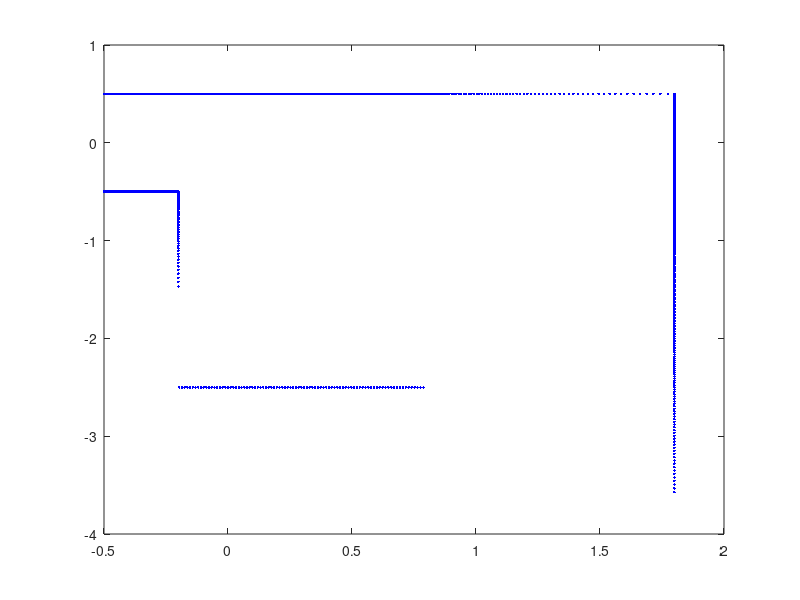

Write MATLAB code to recreate this figure. (Note: this script raises an error after producing the figure.)
%This is the first attempt at writing an icp algorithm using icp_1
%It takes the approach of 

clear all
close all
clc
load newdata.mat

%full map
map = [];

est_x = [0;0];
est_dx = [];
est_theta = 0;
est_dtheta = 0;

%minimum turn, this is the error for sensing if the robot is actually
%turning or not.  I know that the robot currently turns at 45 degrees per
%second, so anything less the that should be noted.
error_dtheta = deg2rad(3);

for nScan = 55:2:size(LidarScan,1)
    
    theta = LidarPose(nScan,3);
    a = LidarAngles;
    z = LidarScan(nScan, :);

    %  Remove out of range measurements
    I = (z >= LidarRange);
    a(I) = [];
    z(I) = [];

    [x,y] = pol2cart(a,z);

    raw = [x;y];
    if isempty(map)
        map = [map raw];
    else
 
    dx = 0;
    ii = 0;
    
    last_est_dx=[0;0];
    last_est_dtheta=0;
    if ~isempty(est_dx)
        %make a quick guess based on the estimated dx
        last_est_dx=est_dx;
        TT = repmat(est_x(:,end) + last_est_dx, 1, size(raw,2));
        phi = -est_theta + last_est_dtheta;
        TR = [cos(phi) (-sin(phi)); sin(phi) cos(phi)];
        %TR = eye(2);
        raw = TR*raw + TT;
        
    end
    
    est_dx = [0;0];
    est_dtheta = 0;
    while true
        
        ii = ii + 1;
        temp = killoutliers(map,raw, 0.1);
        [TR,TT] = call_icp1(map,temp);

        TR = TR(1:2,1:2);
        TT = repmat(TT(1:2), 1, size(raw,2));

        raw = TR * raw + TT;
        est_dx = est_dx + TT(:,1);
        
        est_dtheta = est_dtheta + acos(TR(1,1));
        
        %nScan;
        %fprintf('current sub iteration : %d\ncurrent major iteration: %d\n', ii, nScan);
        dx = abs(sqrt(TT(1,1)^2 + TT(2,1)^2));
        if ii > 1
            if abs(dx) < 0.00000001
                new_x = est_x(:,end) + est_dx + last_est_dx;
                est_x = [est_x new_x];
                
                if est_dtheta < error_dtheta;
                    est_dtheta = 0;
                end
                est_theta = real(est_theta + est_dtheta + last_est_dtheta);
                break;
            end
        end
        
    end

    map = [map raw];

    figure(1)
    plot(raw(1,:), raw(2,:), 'r.')
    hold on
    plot(est_x(1,:), est_x(2,:), 'k.');
    end
    
    plot(map(1,:), map(2,:), 'b.')
    hold off
    
    rad2deg(est_theta)
    
    pause(0.1);
end
